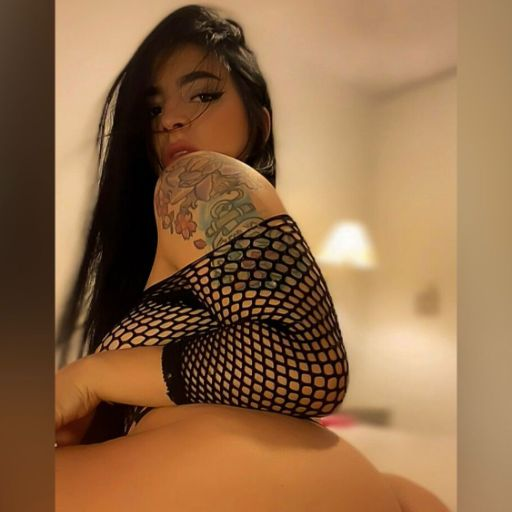
#> input picture ava_bot/shared_files/img_01_10_20250616_063844.jpeg, 512 x 512 px; its folder holds only this picture in this run
$ python -i image_generator_node.py   (imports and definitions only)
#> lines starting #> are read from the running program, lines starting #| are printed output that depends on the picture
#!/usr/bin/env python3
# -*- coding: utf-8 -*-

"""
image_generator_node.py - Nodo para generación de imágenes artísticas para artículos SEO

Este script actúa como un nodo independiente que:
1. Lee el contenido de los artículos generados por el nodo de contenido
2. Utiliza Groq para analizar el artículo y crear un prompt creativo para la generación de imágenes
3. Genera una imagen artística usando el modelo FLUX.1-schnell-Free de Black Forest Labs
4. Guarda la imagen junto con metadatos relevantes

Puede ejecutarse como un script independiente o importarse como módulo.
"""

import os
import json
import logging
import requests
import base64
import time
from datetime import datetime
from pathlib import Path
from dotenv import load_dotenv
import re
from PIL import Image, ImageDraw
import hashlib
import io

# Intentar importar la biblioteca Together
try:
    import together
except ImportError:
    together = None
    # Intentar instalar la biblioteca si no está disponible
    try:
        import subprocess
        import sys
        logger = logging.getLogger("image_generator_node")
        logger.info("Biblioteca Together no encontrada. Intentando instalar...")
        subprocess.check_call([sys.executable, "-m", "pip", "install", "together"])
        import together
        logger.info("Biblioteca Together instalada correctamente")
    except Exception as e:
        logger.error(f"No se pudo instalar la biblioteca Together: {e}")
        together = None

# Cargar variables de entorno
# [7 lines not run here, left out]
logger = logging.getLogger("image_generator_node")

# ==== CONFIGURACIÓN ====
INPUT_DIR = os.path.join("llmpagina", "ava_seo", "output", "articulos")  # Directorio donde están los artículos generados
OUTPUT_DIR = os.path.join("llmpagina", "ava_seo", "output", "static")  # Directorio para guardar las imágenes generadas
GROQ_API_KEY = os.getenv("GROQ_API_KEY")
GROQ_MODEL = "llama3-8b-8192"  # Modelo para analizar el artículo y crear prompts
TOGETHER_API_KEY = os.getenv("TOGETHER_API_KEY")  # API Key para Together.ai

# ==== FUNCIONES DE PROCESAMIENTO ====
# [152 lines left out: functions load_latest_article, create_image_prompt, not called in this run]

def generate_image_with_flux(image_prompt):
    """Genera una imagen usando el modelo FLUX.1-schnell-Free de Black Forest Labs"""
    logger.info("Generando imagen con FLUX.1-schnell-Free")

    if not TOGETHER_API_KEY:
        logger.error("No se encontró la clave API de Together. Verifica tu archivo .env")
        raise ValueError("TOGETHER_API_KEY no está configurada")

    try:
        # Intentar usar la biblioteca oficial de Together primero
        try:
            logger.info("Usando biblioteca oficial de Together para generar imagen...")

            # Configurar la API key
            together.api_key = TOGETHER_API_KEY

            # Crear cliente
            client = together.Together()

            # Generar imagen
            response = client.images.generate(
                prompt=image_prompt,
                model="black-forest-labs/FLUX.1-schnell-Free",
                width=1024,
                height=768,
                steps=4,
                n=1,
                response_format="b64_json"
            )

            # Extraer la imagen
            if hasattr(response, 'data') and len(response.data) > 0:
                # Si la respuesta contiene datos en base64
                if hasattr(response.data[0], 'b64_json'):
                    image_data = base64.b64decode(response.data[0].b64_json)
                    logger.info(f"Imagen generada correctamente con biblioteca Together ({len(image_data)} bytes)")

                    return {
                        "image_data": image_data,
                        "prompt": image_prompt,
                        "model": "FLUX.1-schnell-Free",
                        "success": True
                    }
                # Si la respuesta contiene una URL
                elif hasattr(response.data[0], 'url'):
                    image_url = response.data[0].url
                    logger.info(f"Descargando imagen desde URL: {image_url}")
                    img_response = requests.get(image_url)
                    img_response.raise_for_status()

                    image_data = img_response.content
                    logger.info(f"Imagen descargada correctamente ({len(image_data)} bytes)")

                    return {
                        "image_data": image_data,
                        "prompt": image_prompt,
                        "model": "FLUX.1-schnell-Free",
                        "success": True
                    }

            logger.error("Formato de respuesta inesperado de la API de Together")
            logger.debug(f"Respuesta recibida: {response}")
            raise Exception("Formato de respuesta inesperado")

        except ImportError:
            logger.warning("Biblioteca Together no disponible, usando requests directamente")
            # Continuar con el método de requests si la biblioteca no está disponible
        except Exception as e:
            logger.error(f"Error usando biblioteca Together: {str(e)}")
            logger.info("Intentando con método alternativo usando requests...")

        # Método alternativo usando requests directamente
        headers = {
            "Content-Type": "application/json",
            "Authorization": f"Bearer {TOGETHER_API_KEY}"
        }

        payload = {
            "model": "black-forest-labs/FLUX.1-schnell-Free",
            "prompt": image_prompt,
            "negative_prompt": "low quality, blurry, distorted, deformed, disfigured, bad anatomy, watermark, signature, text",
            "width": 1024,
            "height": 768,
            "steps": 4,
            "n": 1,
            "response_format": "b64_json"
        }

        logger.info("Enviando solicitud a la API de Together.ai usando requests...")
        response = requests.post(
            "https://api.together.xyz/v1/images/generations",
            headers=headers,
            json=payload,
            verify=True
        )

        response.raise_for_status()
        result = response.json()

        # Verificar si la respuesta contiene la imagen
        if "data" in result and len(result["data"]) > 0:
            if "b64_json" in result["data"][0]:
                # Decodificar la imagen de base64
                image_data = base64.b64decode(result["data"][0]["b64_json"])
                logger.info(f"Imagen generada correctamente con requests ({len(image_data)} bytes)")

                return {
                    "image_data": image_data,
                    "prompt": image_prompt,
                    "model": "FLUX.1-schnell-Free",
                    "success": True
                }
            elif "url" in result["data"][0]:
                # La API devuelve una URL
                image_url = result["data"][0]["url"]
                logger.info(f"Descargando imagen desde URL: {image_url}")
                img_response = requests.get(image_url)
                img_response.raise_for_status()

                image_data = img_response.content
                logger.info(f"Imagen descargada correctamente ({len(image_data)} bytes)")

                return {
                    "image_data": image_data,
                    "prompt": image_prompt,
                    "model": "FLUX.1-schnell-Free",
                    "success": True
                }

        logger.error("La respuesta no contiene imágenes en el formato esperado")
        logger.debug(f"Respuesta recibida: {result}")
        return {"success": False, "error": "No images in response"}

    except Exception as e:
        logger.error(f"Error generando imagen: {str(e)}")

        # Si todo falla, intentar con el generador de respaldo
        try:
            logger.info("Intentando con generador de respaldo...")
            fallback_image_data = generate_fallback_image(image_prompt)

            if fallback_image_data:
                return {
                    "image_data": fallback_image_data,
                    "prompt": image_prompt,
                    "model": "fallback_model",
                    "success": True
                }
        except Exception as fallback_error:
            logger.error(f"Error en generación de respaldo: {str(fallback_error)}")

        return {"success": False, "error": str(e)}

# [308 lines left out: functions generate_fallback_image, save_image, run_image_generator_node, not called in this run]

# Si se ejecuta como script principal
# [24 lines not run here, left out]

>>> import cv2
>>> picture = cv2.imread('../../../ava_bot/shared_files/img_01_10_20250616_063844.jpeg', cv2.IMREAD_GRAYSCALE)
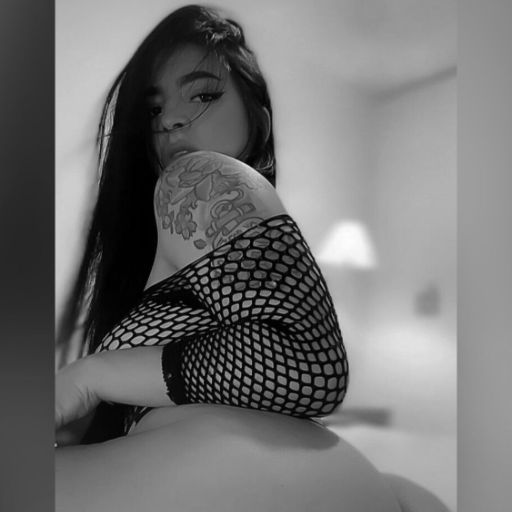
#> picture: shape (512, 512); min 0, max 253, mean 113.9
#> (the run stopped early here; a loop or call above may not have finished)

$ run again, on ava_bot/shared_files/img_01_35_20250616_065927.jpeg
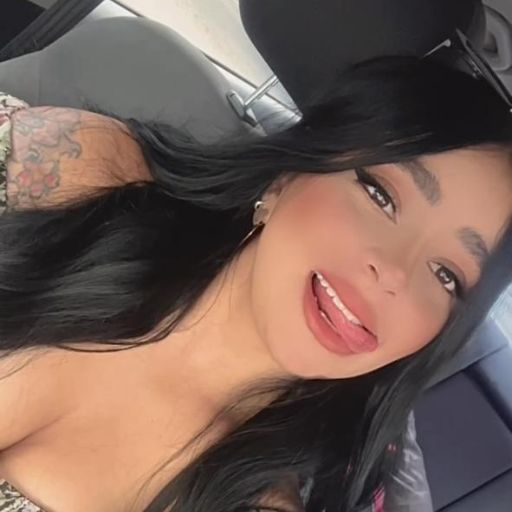
#> input picture ava_bot/shared_files/img_01_35_20250616_065927.jpeg, 512 x 512 px
#> `picture = cv2.imread('../../../ava_bot/shared_files/img_01_10_20250616..`:
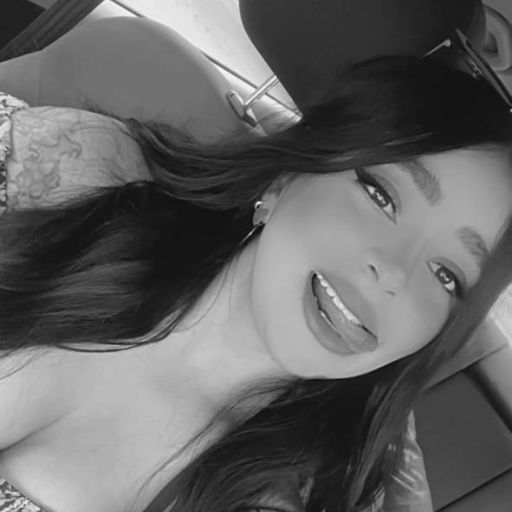
#> picture: shape (512, 512); min 9, max 254, mean 100
